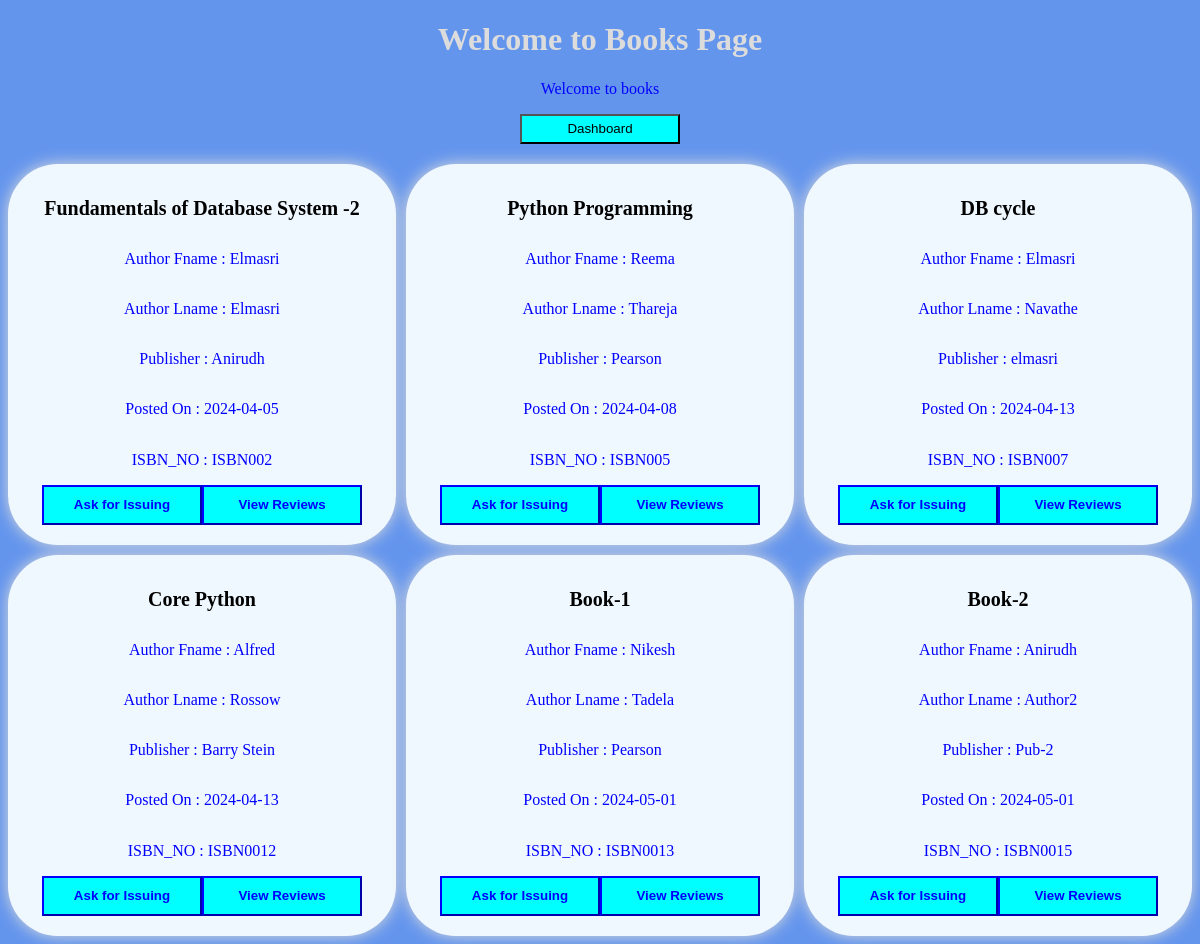
/user_dashboard/UID001/books, run on the app's committed database.
### application/models.py (models this page shows)
class book_catalogue(db.Model):
    __tablename__='book_catalogue'
    auth_fname=db.Column(db.VARCHAR,nullable=False)
    auth_lname=db.Column(db.VARCHAR)
    title=db.Column(db.VARCHAR)
    publisher=db.Column(db.VARCHAR)
    year=db.Column(db.VARCHAR)
    ISBN_no=db.Column(db.VARCHAR,primary_key=True)
    section_id=db.Column(db.VARCHAR,db.ForeignKey(section.section_id))
    no_of_pages=db.Column(db.Integer)

### application/user_controllers.py (the view)
@app.route("/user_dashboard/<string:uid>/books",methods=['GET','POST'])
def user_dashboard_books(uid):
    book=book_catalogue.query.all()
    return render_template("user_books.html",message="Welcome to books",book=book,id=uid)

### templates/user_books.html (shortened to what this page needs)
<!DOCTYPE html>
<html lang="en">
<head>
</head>
<body>
    <div class="jumbotron">
        <h1>Welcome to Books Page</h1>
        <p>{{message}}</p>
        <div class="back">
            <a href="/user_dashboard/{{id}}"><button id="back1">Dashboard</button></a>
        </div>
    </div>
    <div class="row2">
        {% for x in book %}
        <div class="row">
            <h1 id="label">{{x["title"]}}</h1>
            <p><span>Author Fname : </span>{{x["auth_fname"]}}</p>
            <p><span>Author Lname : </span>{{x["auth_lname"]}}</p>
            <p><span>Publisher : </span>{{x["publisher"]}}</p>
            <p><span>Posted On : </span>{{x["year"]}}</p>
            <p><span>ISBN_NO : </span> {{x["ISBN_no"]}} </p>
            <div class="buttons">
                <a href="/request/{{id}}/{{x["ISBN_no"]}}">
                    <button id="add2" onclick="myfunction()">
                        Ask for Issuing
                    </button>
                </a>
                <a href="/view_feedback/{{id}}/{{x["ISBN_no"]}}">
                    <button id="add2">
                        View Reviews
                    </button>
                </a>
            </div>
        </div>
        {% endfor %}
    </div>
</body>
</html>

### templates/user_books.html (style rules this page uses)
#label { font-size: 20px; }
.jumbotron { text-align: center; color: gainsboro; }
.row { box-sizing: border-box; box-shadow: 0 0 15px gainsboro; display:flex; justify-content : center; gap:0.2px; align-items: center; flex-direction: column; background-color: aliceblue; border-radius: 50px; cursor: pointer; padding: 20px; }
body { text-align: center; background-color: cornflowerblue; }
span { color: blue; }
.row2 { display: grid; grid-template-columns: 1fr 1fr 1fr; gap: 10px; }
.buttons { display: flex; justify-content: space-around; }
p { text-align: center; color: blue; }
#add2 { width:160px; height: 40px; color: blue; background-color: aqua; font-weight: bold; border-color: blue; }
.back { display:flex; flex-direction:column; justify-content: center; align-items: center; margin-bottom: 20px; }
#back1 { background-color: aqua; width:160px; height:30px; }

### data on the page
book_catalogue: title "Fundamentals of Database System -2", auth_fname "Elmasri", auth_lname "Elmasri", publisher "Anirudh", year "2024-04-05", ISBN_no "ISBN002"
book_catalogue: title "Python Programming", auth_fname "Reema", auth_lname "Thareja", publisher "Pearson", year "2024-04-08", ISBN_no "ISBN005"
book_catalogue: title "DB cycle", auth_fname "Elmasri", auth_lname "Navathe", publisher "elmasri", year "2024-04-13", ISBN_no "ISBN007"
book_catalogue: title "Core Python", auth_fname "Alfred", auth_lname "Rossow", publisher "Barry Stein", year "2024-04-13", ISBN_no "ISBN0012"
book_catalogue: title "Book-1", auth_fname "Nikesh", auth_lname "Tadela", publisher "Pearson", year "2024-05-01", ISBN_no "ISBN0013"
book_catalogue: title "Book-2", auth_fname "Anirudh", auth_lname "Author2", publisher "Pub-2", year "2024-05-01", ISBN_no "ISBN0015"

### other printed values
{{ message }} "Welcome to books"
